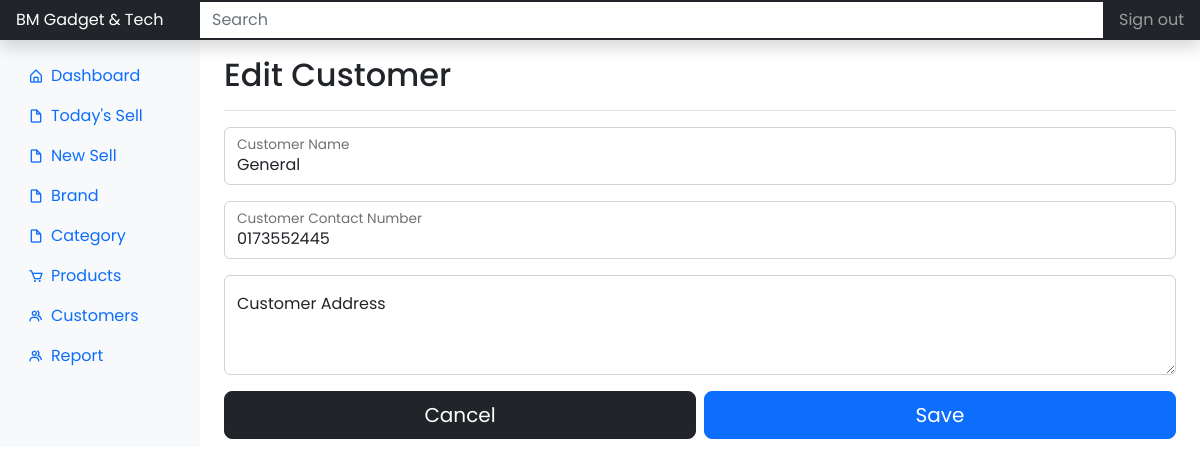
The page /dashboard/customer/1/update/ (signed in) on the database as committed earlier.
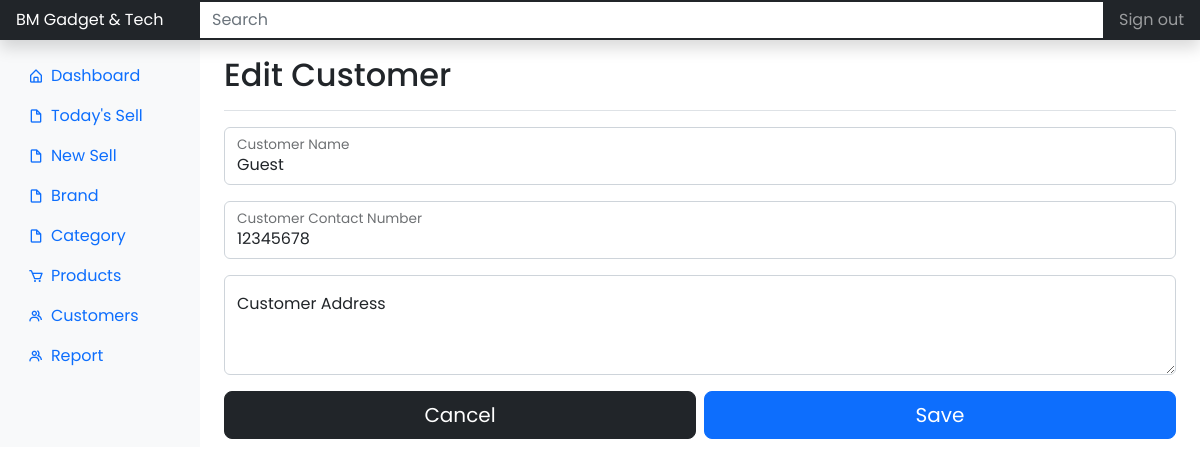
The same page on the database as committed later.
### app/models.py (models this page shows)
class Customers(db.Model, UserMixin):
    __tablename__ = 'customers'
    id = db.Column(db.Integer, primary_key=True)
    customer_name = db.Column(db.String(), nullable=False)
    customer_contact_number = db.Column(db.String())
    customer_address = db.Column(db.String())
    daily_sells = db.relationship('DailySells', backref=db.backref('daily_sells', lazy=True))

### app/dashboard/views.py (the view)
@dashboard.route("/dashboard/customer/<int:customer_id>/update/", methods=['GET', 'POST'])
@login_required
def edit_customer(customer_id):
    customer = Customers.query.get_or_404(customer_id)
    form = AddCustomerForm()
    if form.validate_on_submit():
        customer.customer_name = form.customer_name.data
        customer.customer_contact_number = form.customer_contact_number.data
        customer.customer_address = form.customer_address.data
        db.session.commit()
        flash('Customer details has been updated ✅', 'success')
        return redirect(url_for('dashboard.customer', customer_id=customer.id))
    elif request.method == 'GET':
        form.customer_name.data = customer.customer_name
        form.customer_contact_number.data = customer.customer_contact_number
        form.customer_address.data = customer.customer_address
    return render_template('dashboard/customer_edit.html', form=form)

### app/dashboard/forms.py
class AddCustomerForm(FlaskForm):
    customer_name = StringField(
        'Customer Name',
        validators=[DataRequired()]
    )
    customer_contact_number = StringField(
        'Customer Contact Number',
        validators=[
            DataRequired(),
            Length(min=1, max=11)
        ]
    )
    customer_address = TextAreaField('Customer Address')
    submit = SubmitField('Save')

### app/models.py (called while the page is built)
@login_manager.user_loader
def load_user(user_id):
    return Users.query.get(int(user_id))

### app/templates/dashboard/customer_edit.html (shortened to what this page needs)
{% extends 'layouts/root-dashboard.html' %}
{% block body %}
<header class="navbar navbar-dark sticky-top bg-dark flex-md-nowrap p-0 shadow">
	<a class="navbar-brand col-md-3 col-lg-2 me-0 px-3 fs-6" href="#">
		BM Gadget & Tech
	</a>
	<input
		class="form-control form-control-dark w-100 rounded-0 border-0"
		type="text"
		placeholder="Search"
		aria-label="Search"
	/>
	<div class="navbar-nav">
		<div class="nav-item text-nowrap">
			<a class="nav-link px-3" href="#">Sign out </a>
		</div>
	</div>
</header>
<div class="container-fluid">
	<div class="row">
		{% include 'helpers/_dashboard_side_nav.html' %}
		<main class="col-md-9 ms-sm-auto col-lg-10 px-md-4">
			<div class="align-items-center pt-3 pb-2 mb-3 border-bottom">
				<h1 class="h2">Edit Customer</h1>
			</div>
			<div>
				<form method="POST" action="">
					<div class="py-0">
						<div class="row">
							<div class="col-md-12">
								<div class="form-floating mb-3">
									{% if form.customer_name.errors %}
									{{ form.customer_name(
										class="form-control is-invalid",
										placeholder="Customer Name"
									) }}
									<div class="invalid-feedback">
										{% for error in form.customer_name.errors %}
										<span>{{ error }}</span>
										{% endfor %}
									</div>
									{% else %}
									{{ form.customer_name(
										class="form-control",
										placeholder="Customer Name"
									) }}
									{% endif %}
									{{ form.customer_name.label(class="form-control-label") }}
								</div>
							</div>
						</div>
						<div class="row">
							<div class="col-md-12">
								<div class="form-floating mb-3">
									{% if form.customer_contact_number.errors %}
									{{ form.customer_contact_number(
										class="form-control is-invalid",
										placeholder="Customer Contact Number"
									) }}
									<div class="invalid-feedback">
										{% for error in form.customer_contact_number.errors %}
										<span>{{ error }}</span>
										{% endfor %}
									</div>
									{% else %}
									{{ form.customer_contact_number(
										class="form-control",
										placeholder="Customer Contact Number"
									) }}
									{% endif %}
									{{ form.customer_contact_number.label(class="form-control-label") }}
								</div>
							</div>
						</div>
						<div class="row">
							<div class="col-md-12">
								<div class="form-floating mb-3">
									{% if form.customer_address.errors %}
									{{ form.customer_address(
										class="form-control is-invalid",
										placeholder="Customer Address",
										style="height: 100px"
									) }}
									<div class="invalid-feedback">
										{% for error in form.customer_address.errors %}
										<span>{{ error }}</span>
										{% endfor %}
									</div>
									{% else %}
									{{ form.customer_address(
										class="form-control",
										placeholder="Customer Address",
										style="height: 100px",
									) }}
									{% endif %}
									{{ form.customer_address.label(class="form-control-label") }}
								</div>
							</div>
						</div>
					</div>
					<div class="d-grid gap-2 d-md-flex justify-content-md-end">
						<a href="{{ url_for('dashboard.category') }}"  class="btn btn-lg btn-dark w-100 mx-0 mb-2">Cancel</a>
						{{ form.submit(class="btn btn-lg btn-primary w-100 mx-0 mb-2") }}
					</div>
				</form>
			</div>
		</main>
	</div>
</div>
{% endblock %}

Rows that differ between the two databases and show on the page:
changed Customers: customer_name "General" → "Guest"; customer_contact_number "0173552445" → "12345678"
